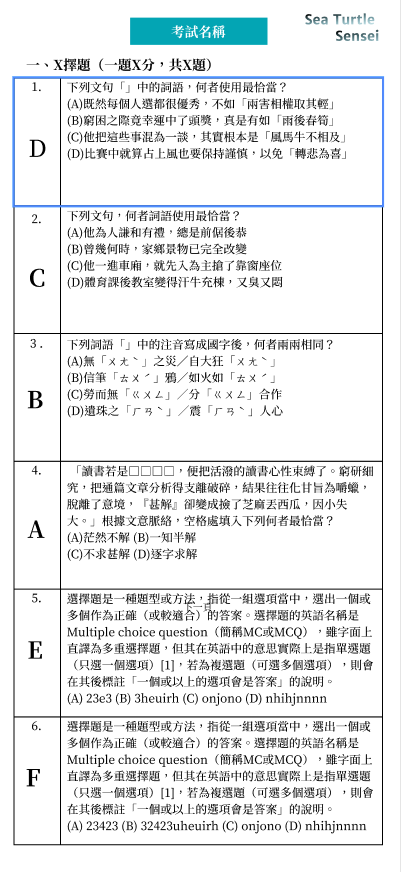
#> input picture answer1.png, 401 x 872 px
$ python better.py
#> lines starting #> are read from the running program, lines starting #| are printed output that depends on the picture; after the words box and inside, x2 and y2 are one past the last pixel; in counts of white or black regions, pixels touching at a corner belong together
#> in main, src is the input picture: shape (872, 401, 3); mean B, G, R 234.2, 233.3, 231.2
#| (872, 401, 3)
import cv2 as cv
from PIL import Image
import pytesseract as tess


def recoginse_text(image):
    gray = cv.cvtColor(image, cv.COLOR_RGB2GRAY)
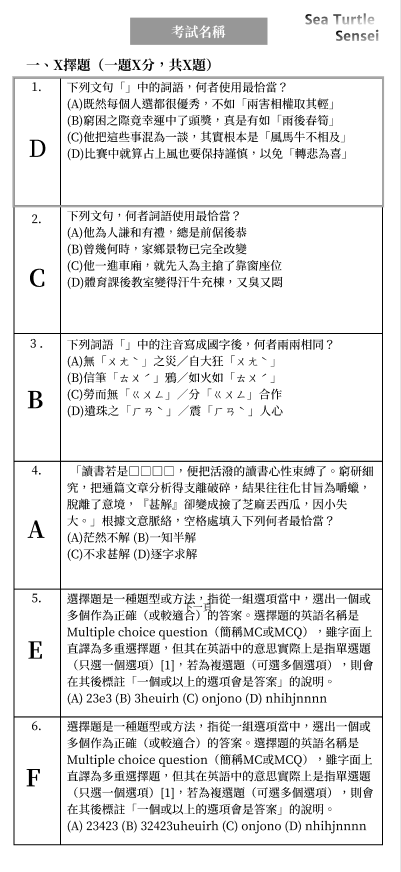
#> gray: shape (872, 401); min 0, max 255, mean 233.3
    ret, binary = cv.threshold(gray, 0, 255, cv.THRESH_BINARY_INV | cv.THRESH_OTSU)
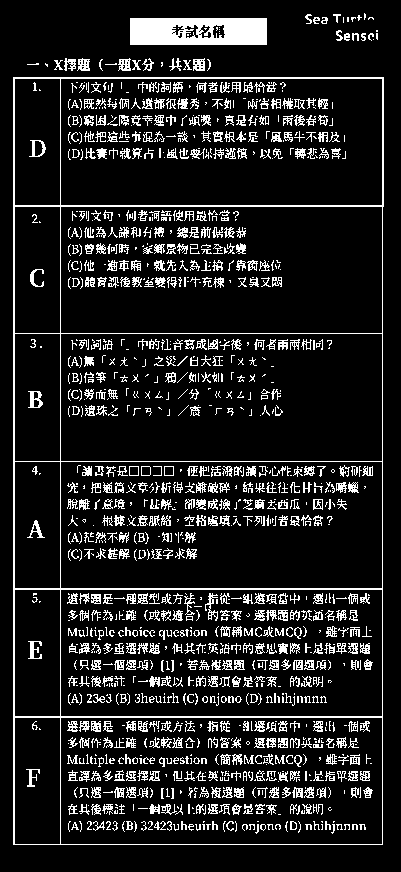
#> binary: shape (872, 401); 13% white in thin lines or dots, all inside (x1, y1, x2, y2) = (13, 13, 384, 845)
#> ret = 180

    kernel = cv.getStructuringElement(cv.MORPH_RECT, (1, 2))  # 去除横向细线
    morph1 = cv.morphologyEx(binary, cv.MORPH_OPEN, kernel)
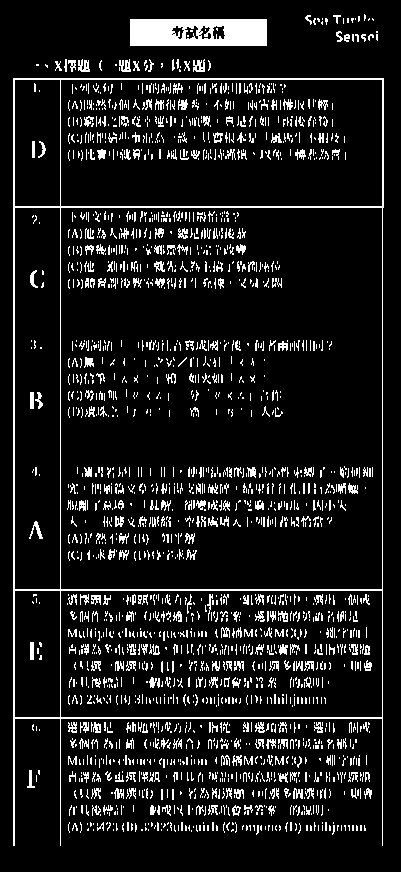
#> morph1: shape (872, 401); 10.6% white in thin lines or dots, all inside (x1, y1, x2, y2) = (13, 14, 384, 846)
    kernel = cv.getStructuringElement(cv.MORPH_RECT, (2, 1))  # 去除纵向细线
    morph2 = cv.morphologyEx(morph1, cv.MORPH_OPEN, kernel)
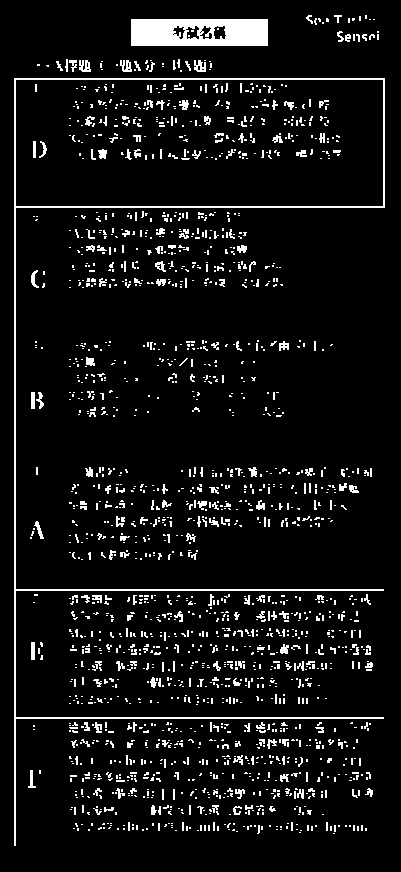
#> morph2: shape (872, 401); 7.2% white in thin lines or dots, all inside (x1, y1, x2, y2) = (14, 15, 385, 846)
    cv.imshow("Morph", morph2)

    cv.bitwise_not(morph2, morph2)
    textImage = Image.fromarray(morph2)

    # print(img.shape)
#> (the run stopped early here; a loop or call above may not have finished)
